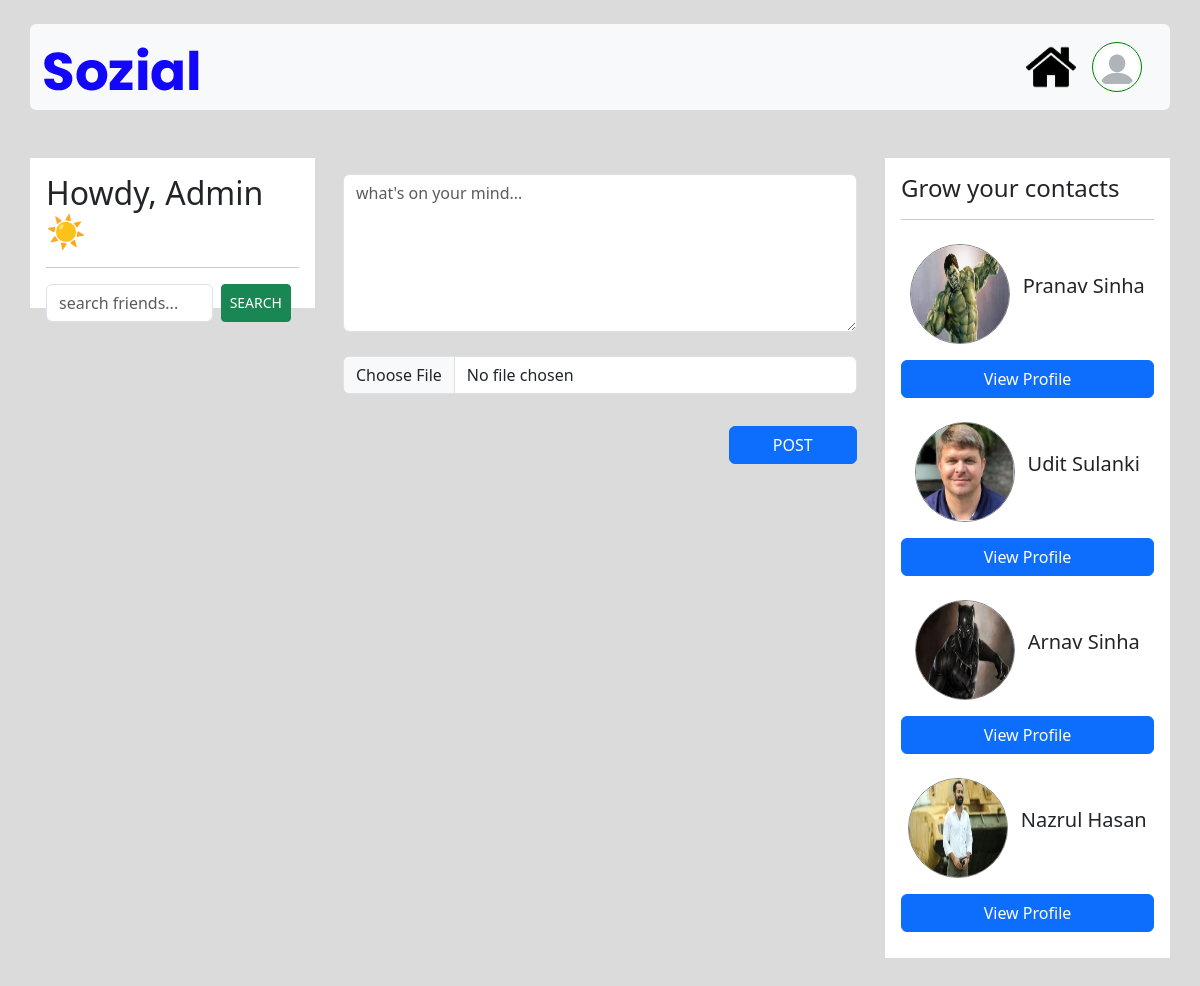
The app's page / (signed in) with its own data.
### home/models.py (models this page shows, shortened)
class Profile(models.Model):
    user = models.OneToOneField(User, on_delete=models.CASCADE, null=True)
    id_user= models.IntegerField(null=True)
    full_name= models.CharField(max_length=100)
    image = models.ImageField(upload_to='media')
    bio = models.TextField()
    location = models.CharField(max_length=100)

### home/views.py (the view)
# urls.py: path('', views.index, name='home'),
@login_required(login_url='signin')
def index(request):
    all_post = Post.objects.all().reverse()
    user_following_list = []
    feed = []
    user_following = FollowerCount.objects.filter(followed_by= request.user.username)
    for users in user_following:
        user_following_list.append(users.followed_to)
    for usernames in user_following_list:
        feed_lists = Post.objects.filter(user__username = usernames)
        feed.append(feed_lists)
    feed_list = list(chain(*feed))
    Search_account = request.GET.getlist('search')
    if Search_account:
        feed_list = Post.objects.filter(user__username__in= Search_account)
    all_users = User.objects.all()
    user_following_all = []
    for user in user_following:
        user_list = User.objects.get(username=user.followed_to)
        user_following_all.append(user_list)
    new_suggestions_list = [x for x in list(all_users) if (x not in list(user_following_all))]
    current_user = User.objects.filter(username=request.user.username)
    final_suggestions_list = [x for x in list(new_suggestions_list) if ( x not in list(current_user))]
    random.shuffle(final_suggestions_list)
    username_profile = []
    username_profile_list = []
    for users in final_suggestions_list:
        username_profile.append(users.id)
    for ids in username_profile:
        profile_lists = Profile.objects.filter(user__id=ids)
        username_profile_list.append(profile_lists)
    suggestions_username_profile_list = list(chain(*username_profile_list))
    context = {
        'all_post' : feed_list,
        'suggestions_username_profile_list': suggestions_username_profile_list[:4],
        'Search_account' : Search_account
    }
    return render(request, 'index.html', context)

### templates/index.html (shortened to what this page needs)
{% extends 'base.html' %}
{% block content %}
   <div class="container mt-5 mb-5">
    <div class="row">
        <div class="col-md-3 bg-white p-3" style="height: 150px;">
            <h2 style="Text-transform: capitalize;">Howdy, {{user.username}}☀️ </h2>
            <hr>
            <form class="mt-3">
               <div class="d-flex">
                <input type="search" name="search" class="form-control" placeholder="search friends...">
                <button type="submit" class="btn btn-success btn-sm mx-2">SEARCH</button>
               </div>
            </form>
        </div>
        <div class="col-md-6">
        <form method="POST" action="{% url 'posting' %}" enctype="multipart/form-data" class=" p-3">
            <textarea rows="6" name="body" class="form-control" placeholder="what's on your mind..."></textarea><br>
            <input type="file" name="upload" accept="image/*" class="form-control"><br>
            <div class="d-flex justify-content-end">
            <button type="submit" class="btn btn-primary mt-2 w-25">POST</button>
            </div>
        </form>
   </div>
   <div class="col-md-3 bg-white p-3" style="height: 800px;">
        <h4>Grow your contacts</h4>
        <hr>
        {% for suggestion in suggestions_username_profile_list %}
        <div class="d-flex mt-4 mb-3 justify-content-center">
         <img src="{{suggestion.image.url}}" style="width: 100px; height: 100px; border: 1px solid gray;border-radius: 50%"> &nbsp &nbsp
           <h5 style="text-transform: capitalize; font-weight: 500; margin-top:30px;">{{suggestion.full_name}}</h5><br>
        </div>
        <div class="d-flex justify-content-center">
        <a href="/profilepage/{{suggestion.user}}" class="btn btn-primary w-100 ">View Profile</a>
        </div>
        {% endfor %}
   </div>
</div>
</div>
{% endblock content %}

### templates/index.html (style rules this page uses)
body { background-color: #dbdbdb; }

### records on screen
Profile: image (picture), full_name "Pranav Sinha"
Profile: image (picture), full_name "Udit Sulanki"
Profile: image (picture), full_name "Arnav Sinha"
Profile: image (picture), full_name "Nazrul Hasan"

### other values on screen
{{ user.username }} "Admin"
